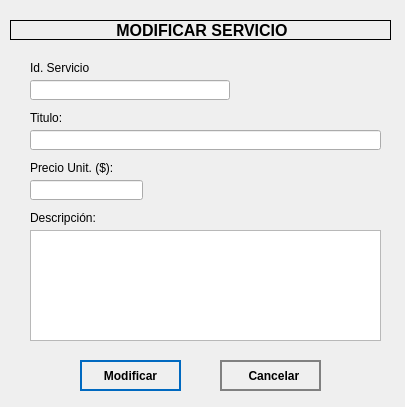
<?xml version="1.0" encoding="UTF-8"?>
<ui version="4.0">
 <class>servModWindow</class>
 <widget class="QWidget" name="servModWindow">
  <property name="geometry">
   <rect>
    <x>0</x>
    <y>0</y>
    <width>405</width>
    <height>407</height>
   </rect>
  </property>
  <property name="windowTitle">
   <string>Modificar Servicio</string>
  </property>
  <property name="styleSheet">
   <string notr="true">QPushButton
{
	height: 2em;
	border-style: solid;
	border-width: 2px;
	border-color: #0069c0;
	font-weight: bold;
}

QPushButton:hover
{
	background-color: #0069c0;
	color: white;
} </string>
  </property>
  <widget class="QLabel" name="label">
   <property name="geometry">
    <rect>
     <x>10</x>
     <y>20</y>
     <width>381</width>
     <height>20</height>
    </rect>
   </property>
   <property name="frameShape">
    <enum>QFrame::Box</enum>
   </property>
   <property name="text">
    <string>&lt;html&gt;&lt;head/&gt;&lt;body&gt;&lt;p align=&quot;center&quot;&gt;&lt;span style=&quot; font-size:12pt; font-weight:600;&quot;&gt;MODIFICAR SERVICIO&lt;/span&gt;&lt;/p&gt;&lt;/body&gt;&lt;/html&gt;</string>
   </property>
  </widget>
  <widget class="QLabel" name="label_2">
   <property name="geometry">
    <rect>
     <x>30</x>
     <y>60</y>
     <width>121</width>
     <height>16</height>
    </rect>
   </property>
   <property name="text">
    <string>&lt;html&gt;&lt;head/&gt;&lt;body&gt;&lt;p&gt;Id. Servicio&lt;/p&gt;&lt;/body&gt;&lt;/html&gt;</string>
   </property>
  </widget>
  <widget class="QLineEdit" name="idServModLineEdit">
   <property name="geometry">
    <rect>
     <x>30</x>
     <y>80</y>
     <width>200</width>
     <height>20</height>
    </rect>
   </property>
  </widget>
  <widget class="QLabel" name="label_3">
   <property name="geometry">
    <rect>
     <x>30</x>
     <y>110</y>
     <width>71</width>
     <height>16</height>
    </rect>
   </property>
   <property name="text">
    <string>&lt;html&gt;&lt;head/&gt;&lt;body&gt;&lt;p&gt;Titulo:&lt;/p&gt;&lt;/body&gt;&lt;/html&gt;</string>
   </property>
  </widget>
  <widget class="QLineEdit" name="servModTituloLineEdit">
   <property name="geometry">
    <rect>
     <x>30</x>
     <y>130</y>
     <width>351</width>
     <height>20</height>
    </rect>
   </property>
  </widget>
  <widget class="QLabel" name="label_6">
   <property name="geometry">
    <rect>
     <x>30</x>
     <y>210</y>
     <width>71</width>
     <height>16</height>
    </rect>
   </property>
   <property name="text">
    <string>&lt;html&gt;&lt;head/&gt;&lt;body&gt;&lt;p&gt;Descripción:&lt;/p&gt;&lt;/body&gt;&lt;/html&gt;</string>
   </property>
  </widget>
  <widget class="QTextEdit" name="servModDescTextEdit">
   <property name="geometry">
    <rect>
     <x>30</x>
     <y>230</y>
     <width>351</width>
     <height>111</height>
    </rect>
   </property>
  </widget>
  <widget class="QPushButton" name="servModAceptarButton">
   <property name="geometry">
    <rect>
     <x>80</x>
     <y>360</y>
     <width>101</width>
     <height>31</height>
    </rect>
   </property>
   <property name="cursor">
    <cursorShape>PointingHandCursor</cursorShape>
   </property>
   <property name="text">
    <string>Modificar</string>
   </property>
   <property name="icon">
    <iconset>
     <normaloff>../assets/icons/botones/modificar.png</normaloff>../assets/icons/botones/modificar.png</iconset>
   </property>
   <property name="flat">
    <bool>true</bool>
   </property>
  </widget>
  <widget class="QPushButton" name="servModCancelarButton">
   <property name="geometry">
    <rect>
     <x>220</x>
     <y>360</y>
     <width>101</width>
     <height>31</height>
    </rect>
   </property>
   <property name="cursor">
    <cursorShape>PointingHandCursor</cursorShape>
   </property>
   <property name="styleSheet">
    <string notr="true">QPushButton
{
	height: 2em;
	border-style: solid;
	border-width: 2px;
	border-color: grey;
	font-weight: bold;
}

QPushButton:hover
{
	background-color: grey;
	color: white;
}</string>
   </property>
   <property name="text">
    <string>  Cancelar</string>
   </property>
   <property name="icon">
    <iconset>
     <normaloff>../assets/icons/botones/cancelar.png</normaloff>../assets/icons/botones/cancelar.png</iconset>
   </property>
   <property name="flat">
    <bool>true</bool>
   </property>
  </widget>
  <widget class="QLabel" name="label_5">
   <property name="geometry">
    <rect>
     <x>30</x>
     <y>160</y>
     <width>91</width>
     <height>16</height>
    </rect>
   </property>
   <property name="text">
    <string>&lt;html&gt;&lt;head/&gt;&lt;body&gt;&lt;p&gt;Precio Unit. ($):&lt;/p&gt;&lt;/body&gt;&lt;/html&gt;</string>
   </property>
  </widget>
  <widget class="QLineEdit" name="servModPrecioLineEdit">
   <property name="geometry">
    <rect>
     <x>30</x>
     <y>180</y>
     <width>113</width>
     <height>20</height>
    </rect>
   </property>
  </widget>
 </widget>
 <resources/>
 <connections/>
</ui>
